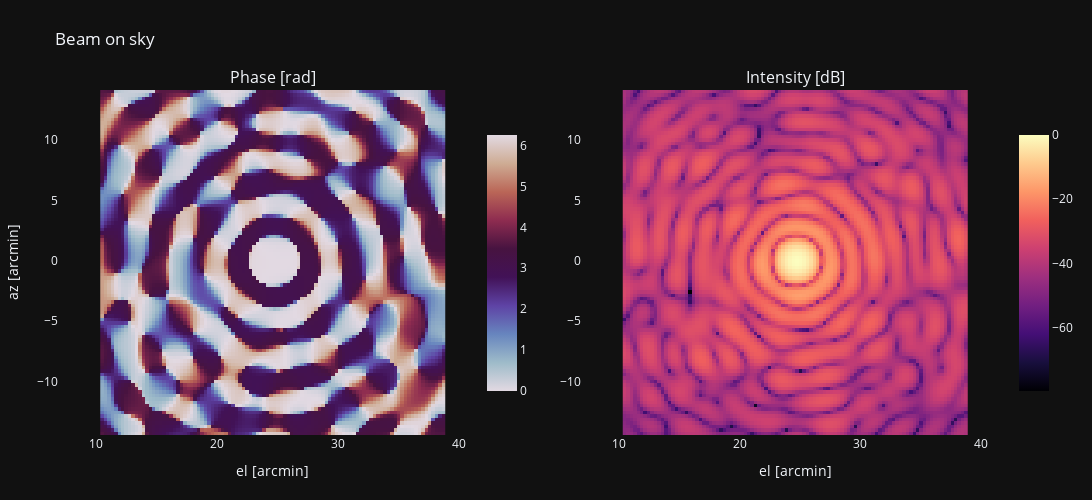

The code cell stored with this chart in its notebook:
### Markdown cell above
## Here we plot the phase and amplitude of the sky beam.

### Code cell
############# plot the field on sky #######################################
x = el * 60.0 * 180.0 / np.pi # [arcmin] 
y = az * 60.0 * 180.0 / np.pi # [arcmin]
field = beam_sky
scalar_field_plot(x, y, field, title='Beam on sky', xlabel="el [arcmin]", ylabel="az [arcmin]")
